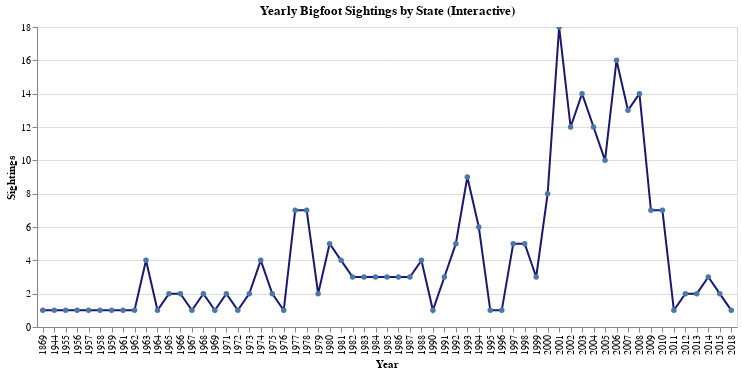

Here is the notebook cell this chart was saved with:
### Markdown cell above
## Visualization 3

**Description:**

The third visualization is an interactive line chart showing how Bigfoot sightings have changed over time for a particular state. Users can select the state from a dropdown menu located at the bottom of the chart, and the chart updates to show that state’s sightings by year. Every point represents the number of sightings in a given year, clearly displaying trends and changes. 

**Design Choices:**

-The X_axis is encoded as ordinal, and shows the chronological order of the years where sightings have occurred. 

-The Y_axis is quantitative, and displays the number of sightings, which corresponds to the line as points in the line graph. 

-The Color is a set, fixed color of midnight blue, contrasting against the white background and making it easier to see the line, even if an individual is usually impaired. I aggregated the dataset by both year and state to allow for the chart to calculate yearly sightings by state. 

**Interactivity:**

The chart is interactive using the dropdown menu, interactive sizing option,and the tooltip. The dropdown menu allows for a user to choose which state they want to look into with more detail. The .interactive() feature makes it easy to adjust the size of the line chart for visibility and exploratory purposes. The tooltip allows for a user to hover over a particular point, which will display the state, year and count, making it even easier to see.

### Code cell
yearly = df.groupby(['year', 'state']).size().reset_index(name='count')

state_dropdown = alt.binding_select(options=sorted(yearly['state'].unique()), name='Select state: ')
state_select = alt.selection_point(fields=['state'], bind=state_dropdown, value='California')

chart3 = (
    alt.Chart(yearly)
    .mark_line(point=True, color='midnightblue')
    .encode(
        x=alt.X('year:O', title='Year'),
        y=alt.Y('count:Q', title='Sightings'),
        #color=alt.Color('state:N', legend=None),
        tooltip=['state', 'year', 'count']
    )
    .add_params(state_select)
    .transform_filter(state_select)
    .properties(
        title='Yearly Bigfoot Sightings by State (Interactive)',
        width=700
    )
).interactive()
chart3

### Figure 1 — Vega-Lite specification as saved in the notebook (floating-point values rounded to 4 significant figures; data arrays with more than 128 entries replaced by an {"elided": "..."} marker saying what was removed)
{"config": {"view": {"continuousWidth": 300, "continuousHeight": 300}}, "data": {"name": "data-065e1ab555eb94973c5cc199a14fe213"}, "mark": {"type": "line", "color": "midnightblue", "point": true}, "encoding": {"tooltip": [{"field": "state", "type": "nominal"}, {"field": "year", "type": "quantitative"}, {"field": "count", "type": "quantitative"}], "x": {"field": "year", "title": "Year", "type": "ordinal"}, "y": {"field": "count", "title": "Sightings", "type": "quantitative"}}, "params": [{"name": "param_19", "select": {"type": "point", "fields": ["state"]}, "bind": {"input": "select", "options": ["Alabama", "Alaska", "Arizona", "Arkansas", "California", "Colorado", "Connecticut", "Delaware", "Florida", "Georgia", "Idaho", "Illinois", "Indiana", "Iowa", "Kansas", "Kentucky", "Louisiana", "Maine", "Maryland", "Massachusetts", "Michigan", "Minnesota", "Mississippi", "Missouri", "Montana", "Nebraska", "Nevada", "New Hampshire", "New Jersey", "New Mexico", "New York", "North Carolina", "North Dakota", "Ohio", "Oklahoma", "Oregon", "Pennsylvania", "Rhode Island", "South Carolina", "South Dakota", "Tennessee", "Texas", "Utah", "Vermont", "Virginia", "Washington", "West Virginia", "Wisconsin", "Wyoming"], "name": "Select state: "}, "value": "California"}, {"name": "param_20", "select": {"type": "interval", "encodings": ["x", "y"]}, "bind": "scales"}], "title": "Yearly Bigfoot Sightings by State (Interactive)", "transform": [{"filter": {"param": "param_19"}}], "width": 700, "$schema": "https://vega.github.io/schema/vega-lite/v5.20.1.json", "datasets": {"data-065e1ab555eb94973c5cc199a14fe213": {"elided": "1280 records"}}}
